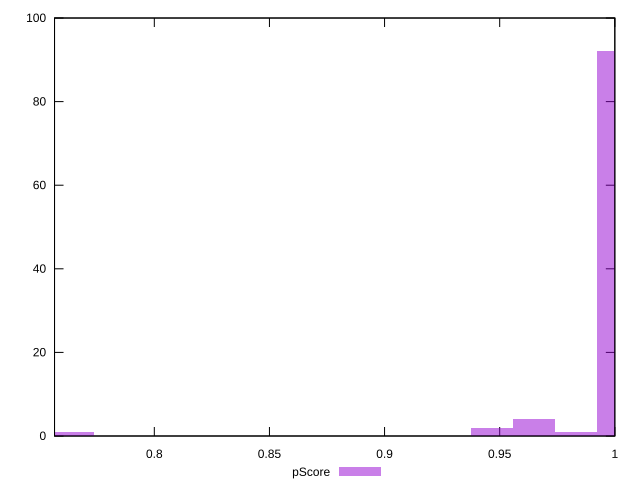

Here is the gnuplot script that generated this plot:
reset

$pScore <<EOF
0.9466592505335597 2
1.001274207295111 92
0.9830692217079273 1
0.7646093946617213 1
0.9648642361207435 4
EOF

set key outside below
set boxwidth 0.01820498558718384
set xrange [0.7566666666666666:1]
set yrange [0:100]
set trange [0:100]
set style fill transparent solid 0.5 noborder
set terminal svg size 640, 490 enhanced background rgb 'white'
set output "report_00013_2021-02-09T12-04-24.940Z/render-blocking-resources/samples/pages+cached+noadtech+nomedia+nocss/pScore/histogram.svg"

plot $pScore title "pScore" with boxes

reset
